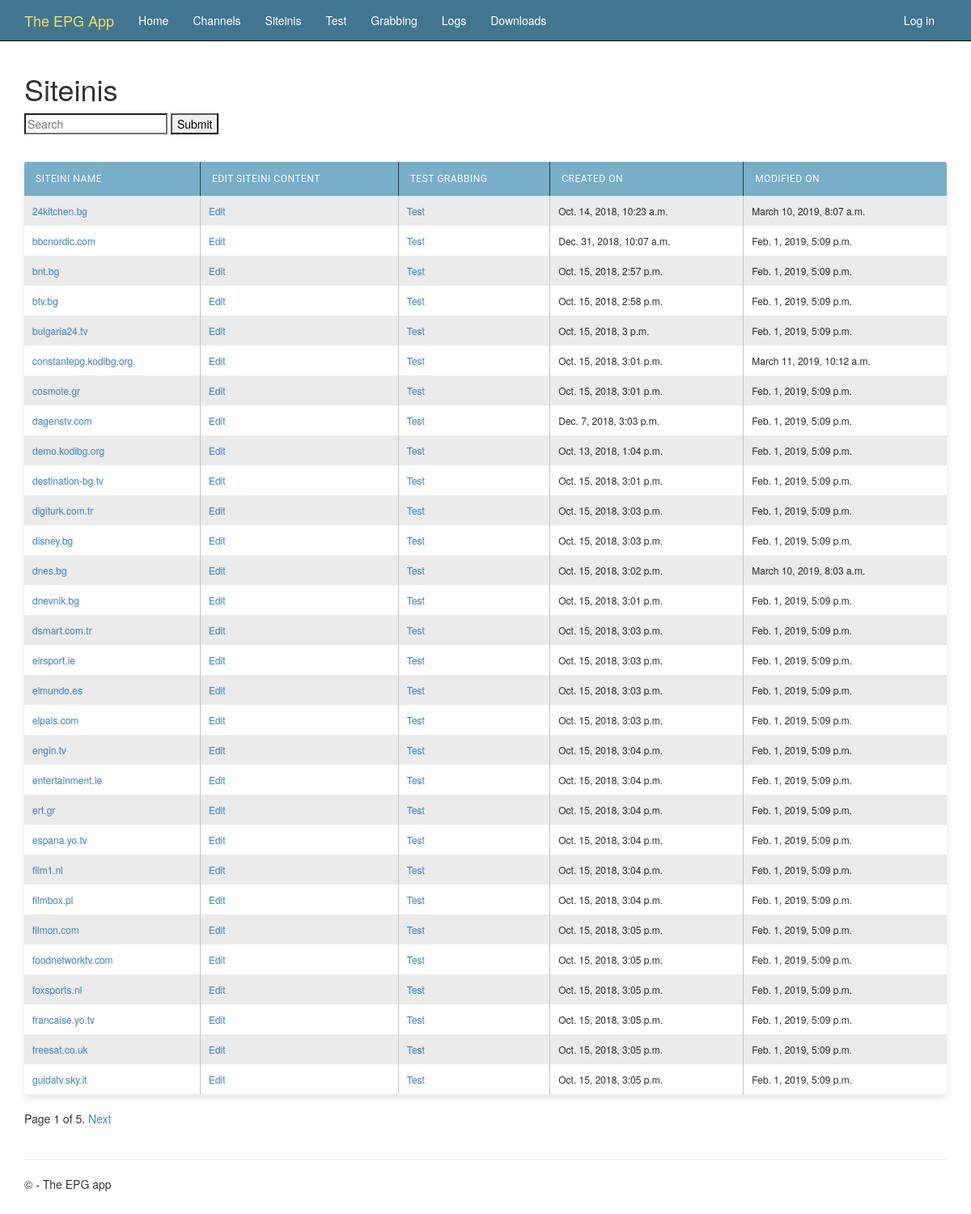
The page /siteinis/ on the database as committed earlier.
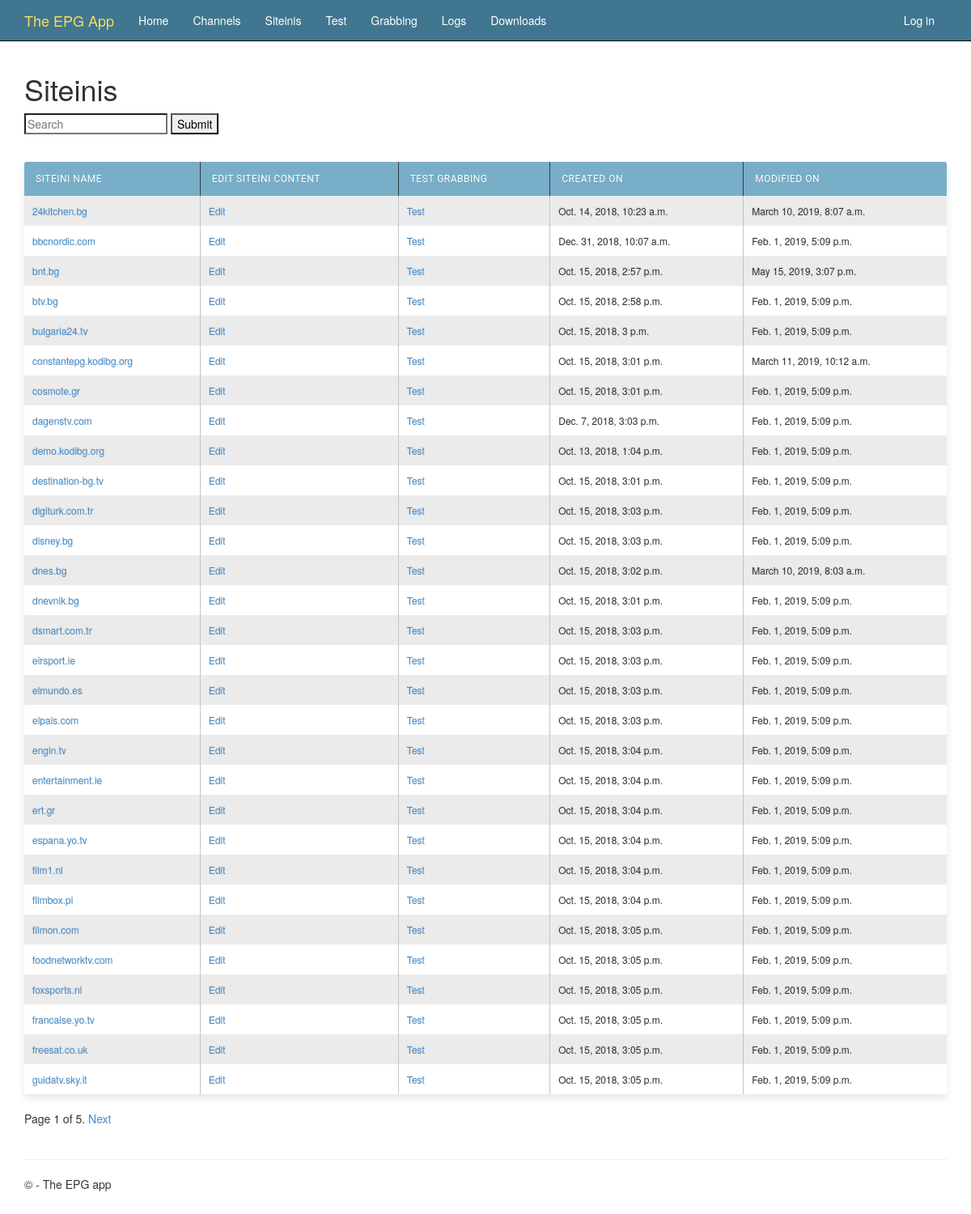
The same page on the database as committed later.
### epgapp/models.py (models this page shows, shortened)
class Siteini(models.Model):
  import uuid
  name     = models.CharField('Name of siteini file', max_length=32)
  slug     = models.SlugField('Slug', unique=False, default="", help_text='How it appears in URL')
  enabled  = models.BooleanField(default=True)
  content  = models.TextField()
  created  = models.DateTimeField(auto_now_add=True)
  modified = models.DateTimeField(auto_now=True)
  def get_absolute_url(self):
    return reverse('siteini-detail', args=[str(self.slug)])
  class Meta:
    ordering = ['name']
    verbose_name_plural = '       Siteinis'

### epgapp/views.py (the view)
# urls.py: url(r'^siteinis/$', epgapp.views.SiteiniListView.as_view(), name='siteini-list'),
class SiteiniListView(ListView):
    model = Siteini
    paginate_by = 30
    def get_context_data(self, **kwargs):
        context = super().get_context_data(**kwargs)
        context['now'] = timezone.now()
        return context
    def get_queryset(self):
      result = super(SiteiniListView, self).get_queryset()
      q = self.request.GET.get('q')
      if q:
        result = result.filter(name__icontains=q)
      return result

### epgapp/templates/epgapp/siteini_list.html (shortened to what this page needs)
{% extends "layout.html" %}
{% block content %}
<h1>Siteinis</h1>
<form id="searchform" action="{% url 'siteini-list' %}" method="GET" accept-charset="utf-8">
    <input class="searchfield" id="searchbox" name="q" type="text" placeholder="Search">
    <input class="" type="submit" value="Submit"/>
</form>
<br />
<table class="maintable">
    <thead>
        <tr>
            <th>Siteini name</th>
            <th>Edit siteini content</th>
            <th>Test grabbing</th>
            <th>Created on</th>
            <th>Modified on</th>
        </tr>
    </thead>
    <tbody>
    {% for o in object_list %}
        {% if o.enabled %}
        <tr>
            <td><a href="{{ o.get_absolute_url }}">{{ o.name }}</a></td>
            <td><a href="{% url 'admin:epgapp_siteini_change' o.id %}">Edit</a></td>
            <td><a href="{% url 'siteini-test' %}#{{o.name}}">Test</a></td>
            <td>{{ o.created }}</td>
            <td>{{ o.modified }}</td>
        </tr>
        {% endif %}
    {% empty %}
        <tr><td colspan="3">No stats yet.</td></tr>
    {% endfor %}
    </tbody>
</table>
{% if is_paginated %}
    <div class="pagination">
        <span class="page-links">
            <span class="page-current">
                Page {{ page_obj.number }} of {{ page_obj.paginator.num_pages }}.
            </span>
            {% if page_obj.has_next %}
                <a href="{% url 'siteini-list' %}?page={{ page_obj.next_page_number }}">Next</a>
            {% endif %}
        </span>
    </div>
{% endif %}
{% endblock %}

### epgapp/templates/layout.html (shortened to what this page needs)
﻿<!DOCTYPE html>
<html>
<head>
    {% load staticfiles %}
    <link rel="stylesheet" type="text/css" href="{% static 'content/bootstrap.css' %}" />
    <link rel="stylesheet" type="text/css" href="{% static 'content/site.css' %}" />
</head>
<body>
    <div class="navbar navbar-inverse navbar-fixed-top">
        <div class="container">
            <div class="navbar-header">
                <a href="/" class="navbar-brand">The EPG App</a>
            </div>
            <div class="navbar-collapse collapse">
                <ul class="nav navbar-nav">
                    <li><a href="{% url 'channel-list' %}"><span>Home</span></a></li>
                    <li><a href="{% url 'channel-list' %}"><span>Channels</span></a></li>
                    <li><a href="{% url 'siteini-list' %}"><span>Siteinis</span></a>
                    <li><a href="{% url 'siteini-test' %}"><span>Test</span></a></li>
                    <li><a href="{% url 'grabbing' %}"><span>Grabbing</span></a></li>
                    <li><a href="/logs/"><span>Logs</span></a></li>
                    <li><a href="{% url 'downloads-url' %}"><span>Downloads</span></a>
                </ul>
                {% include 'registration/loginpartial.html' %}
            </div>
        </div>
    </div>
    <div class="container body-content">
    {% block content %}{% endblock %}
        <hr/>
        <footer>
            <p>&copy; {{ year }} - The EPG app</p>
        </footer>
    </div>
</body>
</html>

### epgapp/templates/registration/loginpartial.html
{% if user.is_authenticated %}
<form id="logoutForm" action="/logout" method="post" class="navbar-right">
    {% csrf_token %}
    <ul class="nav navbar-nav navbar-right">
        <li><span class="navbar-brand">Hello {{ user.username }}!</span></li>
        <li><a href="{% url 'admin:index' %}">Administration</a></li>
        <li><a href="javascript:document.getElementById('logoutForm').submit()">Log off</a></li>
    </ul>
</form>
{% else %}
<ul class="nav navbar-nav navbar-right">
    <li><a href="{% url 'login' %}">Log in</a></li>
</ul>
{% endif %}

### epgapp/static/content/site.css (style rules this page uses)
body { padding-top: 50px; padding-bottom: 20px; }
.body-content { padding-left: 15px; padding-right: 15px; }
input, select, textarea { max-width: 280px; }
table.maintable { width: 100%; background: white; border-radius: 3px; border-collapse: collapse; height: 320px; margin: auto; padding: 5px; box-shadow: 0 5px 10px rgba(0, 0, 0, 0.1); animation: float 5s infinite; }
table.maintable th { font-family: "Roboto","Lucida Grande","DejaVu Sans","Bitstream Vera Sans",Verdana,Arial,sans-serif; color: #fff; background: #79aec8; letter-spacing: 0.5px; border-right: 1px solid #343a45; font-size: 12px; font-weight: 400; padding: 14px; text-transform: uppercase; text-align: left; text-shadow: 0 1px 1px rgba(0, 0, 0, 0.1); vertical-align: middle; }
table.maintable th:first-child { border-top-left-radius: 3px; }
table.maintable th:last-child { border-top-right-radius: 3px; border-right: none; }
tr:first-child { border-top: none; }
tr:last-child { border-bottom: none; }
table.maintable tr:nth-child(odd) td { background: #EBEBEB; }
tr:last-child td:first-child { border-bottom-left-radius: 3px; }
tr:last-child td:last-child { border-bottom-right-radius: 3px; }
td { background: #FFFFFF; padding: 10px; text-align: left; vertical-align: middle; font-weight: 300; font-size: 12px; text-shadow: -1px -1px 1px rgba(0, 0, 0, 0.1); border-right: 1px solid #C1C3D1; }
td:last-child { border-right: 0px; }

Rows that differ between the two databases and show on the page:
changed Siteini "bnt.bg": modified "Feb. 1, 2019, 5:09 p.m." → "May 15, 2019, 3:07 p.m."
